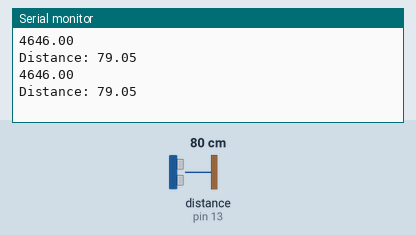
This sketch was run on a simulated Arduino Uno, built with avr-gcc and run on an emulated ATmega328P. Shown: the last lines printed to the serial monitor. Wiring (inferred from the names in the program): ultrasonic range finder: trigger pin 12; echo pin 13. The inputs (shaded band) are chosen by the test bench; at power-on: distance to the obstacle (sensor on pin 13) 80 cm. The echo pulse lasts 58.3 µs per cm.

Above: at 1.8 s.
1.9 s: distance to the obstacle (sensor on pin 13) set to 2 cm
At 2.6 s:
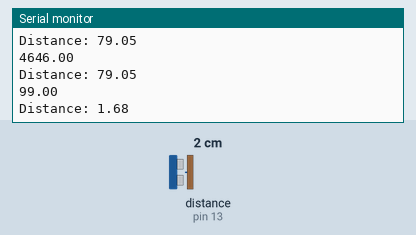
3.4 s: distance to the obstacle (sensor on pin 13) set to 4 cm
At 4.4 s:
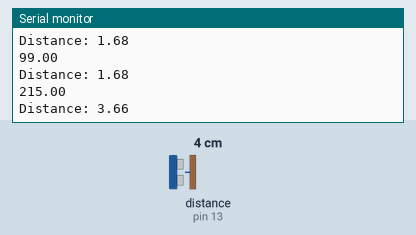
Timing chart, 0 to 6.4 s (numbered marks = the images above; inputs shaded):
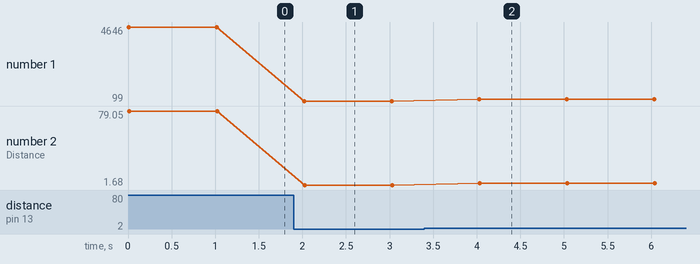

Measured:
- after the input at 1.9 s, the serial monitor: prints a new line after 0.12 s (image 1)
- after the input at 3.4 s, the serial monitor: prints a new line after 0.63 s (image 2)
- plotted number 1: 4646 → 99 after the input at 1.9 s, 99 → 216 after the input at 3.4 s
- plotted number 2: 79.05 → 1.68 after the input at 1.9 s, 1.68 → 3.68 after the input at 3.4 s

The sketch:

UltraSonic_Sensor.ino
```cpp
const int trigPin = 12;
const int echoPin = 13;
float duration;
float distance;

void setup() {
  pinMode(trigPin, OUTPUT);
  pinMode(echoPin, INPUT);
  Serial.begin(9600);
}

void loop() {
  // Clears the trigPin
  digitalWrite(trigPin, LOW);
  delayMicroseconds(2000);

  // Sets the trigPin on HIGH state for 10 micro seconds
  digitalWrite(trigPin, HIGH);
  delayMicroseconds(10);
  digitalWrite(trigPin, LOW);

  // Reads the echoPin, returns the sound wave travel time in microseconds
  duration = pulseIn(echoPin, HIGH);

  Serial.println(duration);

  // Calculating the distance
  distance = (duration * 0.034029) / 2;

  // Prints the distance on the Serial Monitor
  Serial.print("Distance: ");
  Serial.println(distance);

  delay(1000);
}
```
